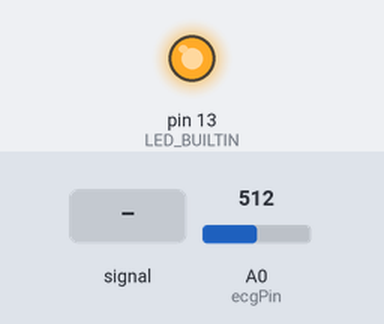
The sketch below on a simulated Arduino Uno, built with avr-gcc and run on an emulated ATmega328P. Shown: output pins drawn as LEDs (lit = HIGH). Dashed ring = blinking. The test bench sets the inputs (shaded band); at power-on: A0 (ecgPin) = 512. What the sketch prints to the serial monitor is not drawn.

Above: at 1.2 s.
1.3 s: A0 (ecgPin) fed a 200 Hz sine of ±255 counts around its level
At 1.55 s:
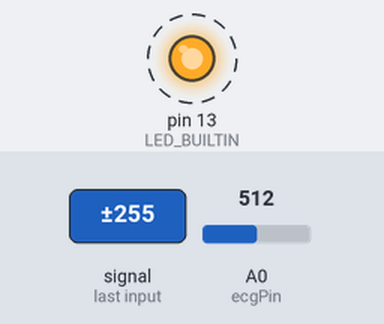
4.3 s: A0 (ecgPin) fed a 50 Hz sine of ±306 counts around its level
At 4.43 s:
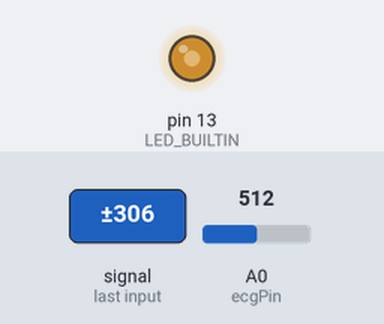
7.3 s: A0 (ecgPin) set to 716
8.8 s: A0 (ecgPin) set to 416
10.3 s: A0 (ecgPin) set to 386
At 11.4 s:
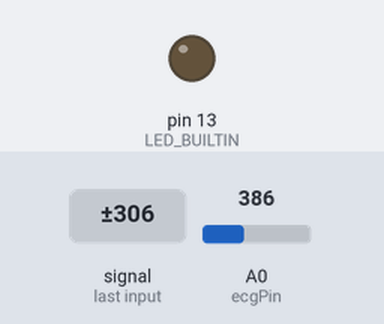
11.8 s: A0 (ecgPin) set to 483
13.3 s: A0 (ecgPin) set to 518
At 13.8 s:
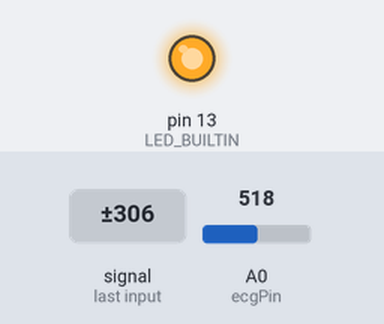
Timing chart, 0 to 15.8 s (numbered marks = the images above; inputs shaded):
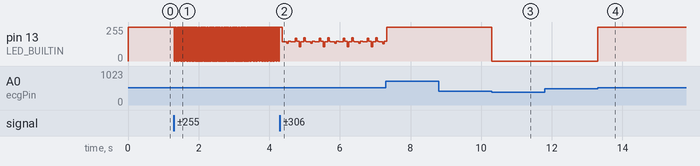

The sketch:

sketch_jun13bBPM.ino
```cpp
const int ecgPin = A0;
int upperThreshold = 100;
int lowerThreshold = 0;
int ecgOffset = 400;
float beatsPerMinute = 0.0;
bool alreadyPeaked = false;
unsigned long firstPeakTime = 0;
unsigned long secondPeakTime = 0;
unsigned long rrInterval = 0;

void setup() {
  Serial.begin(115200);
  pinMode(LED_BUILTIN, OUTPUT);
}

void loop() {
  int ecgReading = analogRead(ecgPin) - ecgOffset;
  // Measure the ECG reading minus an offset to bring it into the same
  // range as the heart rate (i.e. around 60 to 100 bpm)

  if (ecgReading > upperThreshold && alreadyPeaked == false) {
  // Check if the ECG reading is above the upper threshold and that
  // we aren't already in an existing peak
      if (firstPeakTime == 0) {
        // If this is the very first peak, set the first peak time
        firstPeakTime = millis();
        digitalWrite(LED_BUILTIN, HIGH);
      }
      else {
        // Otherwise set the second peak time and calculate the
        // R-to-R interval. Once calculated we shift the second
        // peak to become our first peak and start the process
        // again
        secondPeakTime = millis();
        rrInterval = secondPeakTime - firstPeakTime;
        firstPeakTime = secondPeakTime;
        digitalWrite(LED_BUILTIN, HIGH);
      }
      alreadyPeaked = true;
  }

  if (ecgReading < lowerThreshold) {
  // Check if the ECG reading has fallen below the lower threshold
  // and if we are ready to detect another peak
    alreadyPeaked = false;
    digitalWrite(LED_BUILTIN, LOW);
  }

  // Calculate the beats per minute, rrInterval is measured in
  // milliseconds so we must multiply by 1000
  beatsPerMinute = (1.0/rrInterval) * 60.0 * 1000;

  // Print the final values to be read by the serial plotter
  Serial.print(ecgReading);
  Serial.print(",");
  Serial.println(beatsPerMinute);
  delay(5);
}
```

Measured:
- the behaviour switches between 400 and 399 on A0 (ecgPin) (found by bisection; images 2 and 3)
- the behaviour switches between 500 and 501 on A0 (ecgPin) (found by bisection; images 3 and 4)
- after the input at 1.3 s, pin 13 (LED_BUILTIN): alternates 255/255 for 0.02 s and 0/255 for 0.01 s, starting at once
- after the input at 10.3 s, pin 13 (LED_BUILTIN): 255/255 → 0/255 at once
- after the input at 13.3 s, pin 13 (LED_BUILTIN): 0/255 → 255/255 at once
